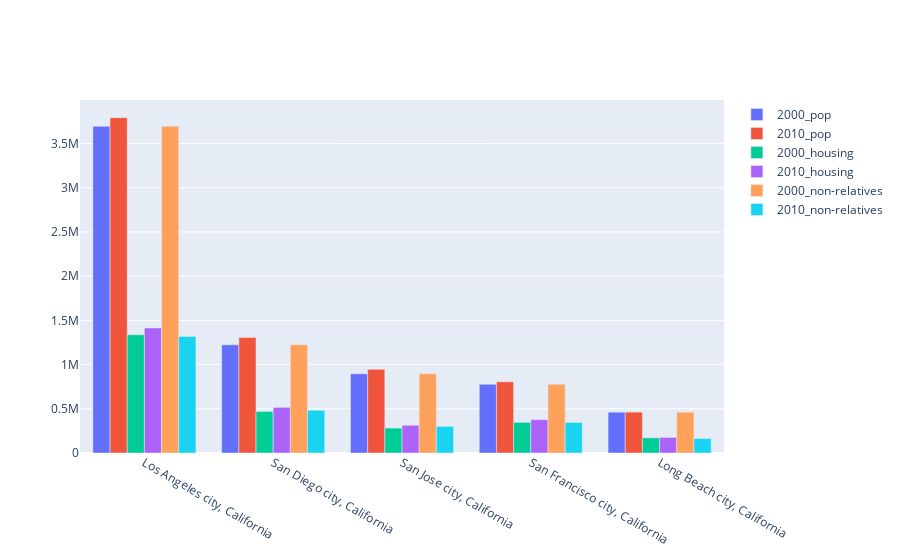

Here is the notebook cell this chart was saved with:
### Code cell
fig = go.Figure(data=[
    go.Bar(name='2000_pop', x=ca_join['City_Name'], y=ca_join['Total_Population_2000']),
    go.Bar(name='2010_pop', x=ca_join['City_Name'], y=ca_join['Total_Population_2010']),
    go.Bar(name='2000_housing', x=ca_join['City_Name'], y=ca_join['Total_Housing_2000']),
    go.Bar(name='2010_housing', x=ca_join['City_Name'], y=ca_join['Total_Housing_2010']),
    go.Bar(name='2000_non-relatives', x=ca_join['City_Name'], y=ca_join['Presence_of_Non-Relatives_2000']),
    go.Bar(name='2010_non-relatives', x=ca_join['City_Name'], y=ca_join['Presence_of_Non-Relatives_2010']),
])
fig.update_layout(barmode='group')
fig.show()

### Figure 1 — Plotly figure (JSON) as saved in the notebook; plotly's stock layout.template omitted (floating-point values rounded to 4 significant figures)
{"data": [{"name": "2000_pop", "type": "bar", "x": ["Los Angeles city, California", "San Diego city, California", "San Jose city, California", "San Francisco city, California", "Long Beach city, California"], "y": [3694820, 1223400, 894943, 776733, 461522]}, {"name": "2010_pop", "type": "bar", "x": ["Los Angeles city, California", "San Diego city, California", "San Jose city, California", "San Francisco city, California", "Long Beach city, California"], "y": [3792621, 1307402, 945942, 805235, 462257]}, {"name": "2000_housing", "type": "bar", "x": ["Los Angeles city, California", "San Diego city, California", "San Jose city, California", "San Francisco city, California", "Long Beach city, California"], "y": ["1337706", "469689", "281841", "346527", "171632"]}, {"name": "2010_housing", "type": "bar", "x": ["Los Angeles city, California", "San Diego city, California", "San Jose city, California", "San Francisco city, California", "Long Beach city, California"], "y": [1413995, 516033, 314038, 376942, 176032]}, {"name": "2000_non-relatives", "type": "bar", "x": ["Los Angeles city, California", "San Diego city, California", "San Jose city, California", "San Francisco city, California", "Long Beach city, California"], "y": ["3694820", "1223400", "894943", "776733", "461522"]}, {"name": "2010_non-relatives", "type": "bar", "x": ["Los Angeles city, California", "San Diego city, California", "San Jose city, California", "San Francisco city, California", "Long Beach city, California"], "y": [1318168, 483092, 301366, 345811, 163531]}], "layout": {"barmode": "group"}}
